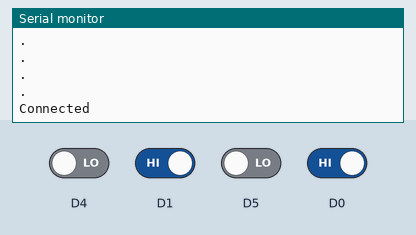
A sketch run on a simulated ESP8266 (NodeMCU). Shown: the last lines printed to the serial monitor. Inputs (shaded band) come from the test bench; at power-on: D0, D1 HIGH, D4, D5 LOW. WiFi joins after 1.5 s; servers stay silent unless stated.

Above: at 2.7 s.
2.8 s: D1 driven LOW
At 4.1 s:
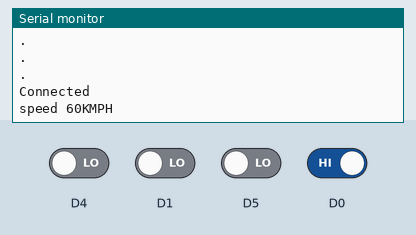
6.2 s: D5 driven HIGH
At 8.1 s:
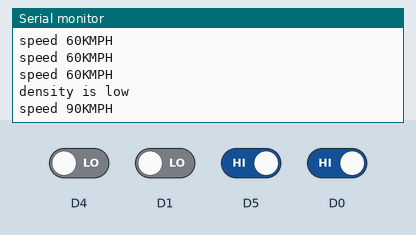
9.8 s: D5 driven LOW
At 11.7 s:
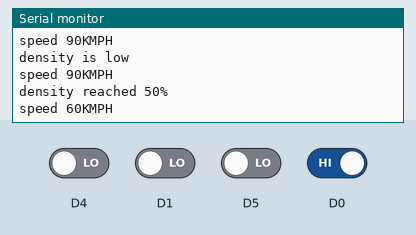
13.4 s: D0 driven LOW
At 14.9 s:
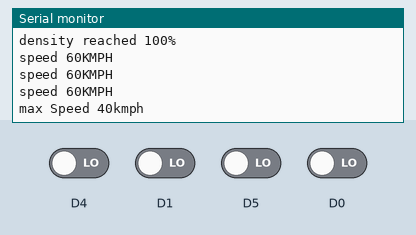
17.4 s: D4 driven HIGH
At 19.4 s:
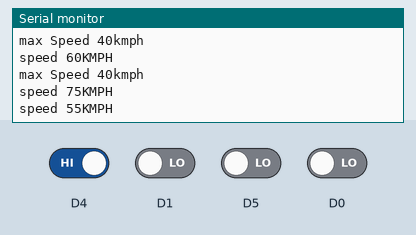
Timing chart, 0 to 19.9 s (numbered marks = the images above; inputs shaded):
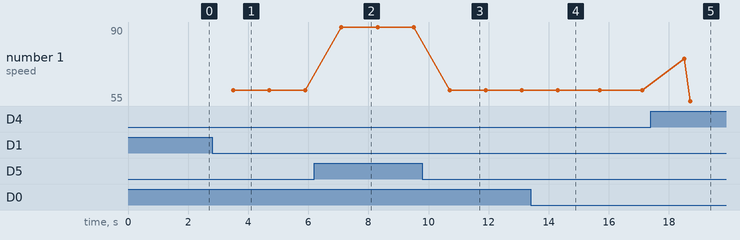

The sketch:

client_program.ino
```cpp
#include <ESP8266WiFi.h>

#include <ESP8266HTTPClient.h>

String  httpurl;
HTTPClient http;

int c = 0;
int b = 0;
int d = 0;
int v1 = 0;
int v2 = 0;

void setup()
{
  Serial.begin(9600);
  WiFi.disconnect();
   WiFi.begin("tripura","tripura53");
  while ((!(WiFi.status() == WL_CONNECTED)))
  {
    delay(300);
    Serial.println(".");

  }
  Serial.println("Connected");

  pinMode(D5,INPUT);
  pinMode(D4,INPUT);
  pinMode(D0,INPUT);
  pinMode(D1,INPUT);
  Serial.begin(9600);

}


void send_data(String data)
{

    httpurl = "http://";
    httpurl+="192.168.43.202";
    httpurl+="/";
    httpurl+=data;
    http.begin(httpurl);
    http.GET();
    http.end();

}


void loop()

{
  // put your main code here, to run repeatedly:
  int a = digitalRead(D5);
  int b = digitalRead(D4);
  int v1 = digitalRead(D1);
  int v2 = digitalRead(D0);
  if(a==1)
  {
    d=1;
    Serial.println("density is low");
  }
  else if(a==0 && c==0 && d==1 )
  {
    c=1;
  Serial.println("density reached 50%");
  }
  else if(a==0 && b == 0 && c==1 && d==1 )
  {
    c=0;
    d=0;
   Serial.println("density reached 100%");
  }
  if(v1==0)
  {
    if(a==0 && b==0)
    {
      Serial.println("speed 60KMPH");
    send_data(String ("Max Speed  60kmph"));
    }
    else if(a==0)
    {
      Serial.println("speed 75KMPH");
      send_data(String ("Max Speed  75kmph"));
    }
    else
    {
      Serial.println("speed 90KMPH");
      send_data(String ("Max Speed  90kmph"));
    }
  }
  if(v2==0)
  {
    if(a==0 && b==0)
    {
      Serial.println("max Speed 40kmph");
      send_data(String ("Max Speed  40kmph"));
    }
    else if(a==0)
    {
      Serial.println("speed 55KMPH");
      send_data(String ("Max Speed  55kmph"));
    }
    else
    {
      Serial.println("speed 70KMPH");
      send_data(String ("Max Speed  70kmph"));
    }
  }
  delay(1000);
}
```

Measured:
- after the input at 2.8 s, the serial monitor: prints a new line after 0.70 s (image 1)
- after the input at 6.2 s, the serial monitor: prints a new line after 0.90 s (image 2)
- after the input at 9.8 s, the serial monitor: prints a new line after 0.90 s (image 3)
- after the input at 13.4 s, the serial monitor: prints a new line after 1.1 s (image 4)
- after the input at 17.4 s, the serial monitor: prints a new line after 1.1 s (image 5)
- plotted number 1: 60 → 90 after the input at 6.2 s, 90 → 60 after the input at 9.8 s, 60 → 55 after the input at 17.4 s
